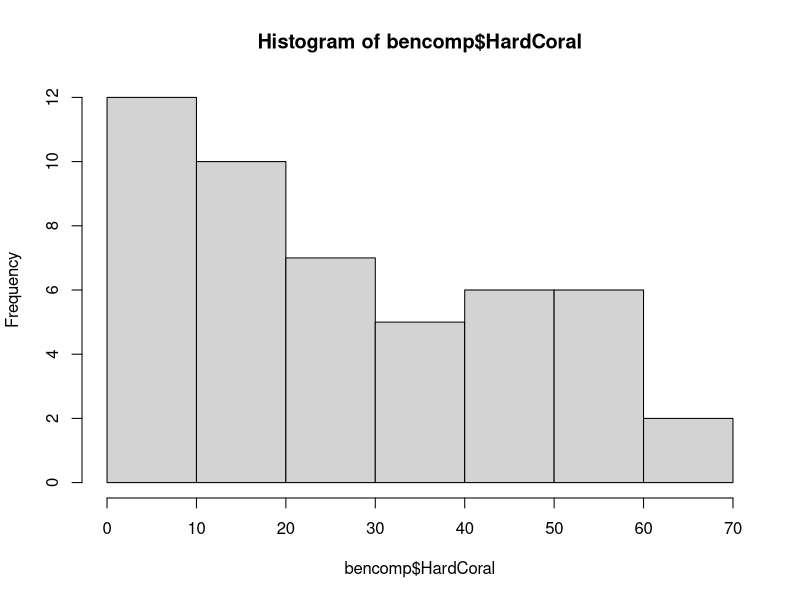
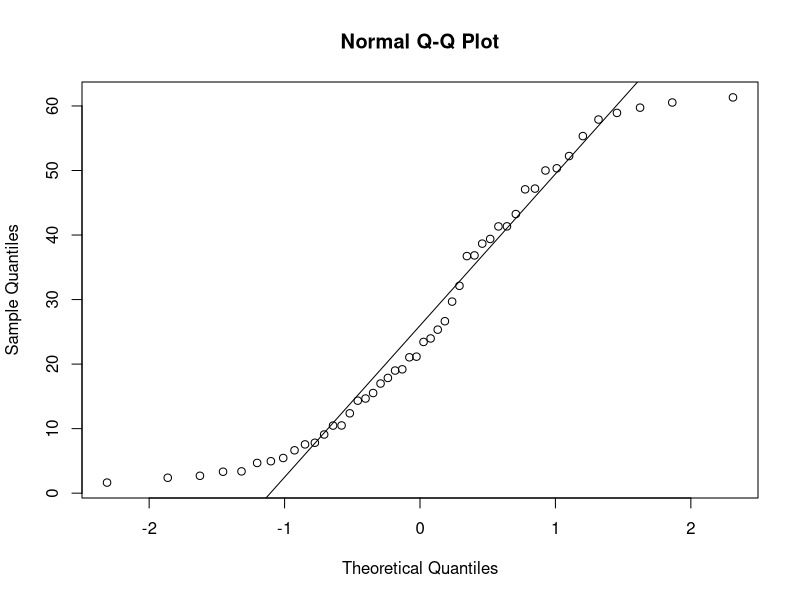
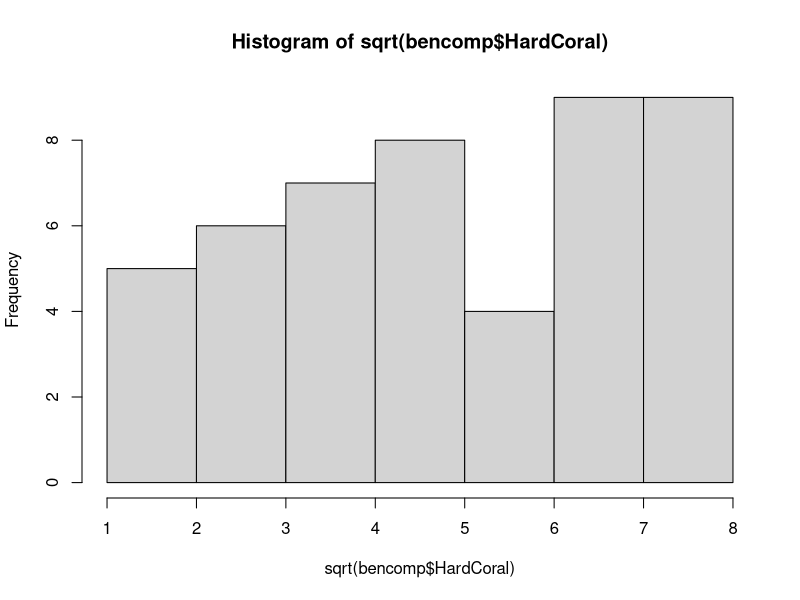
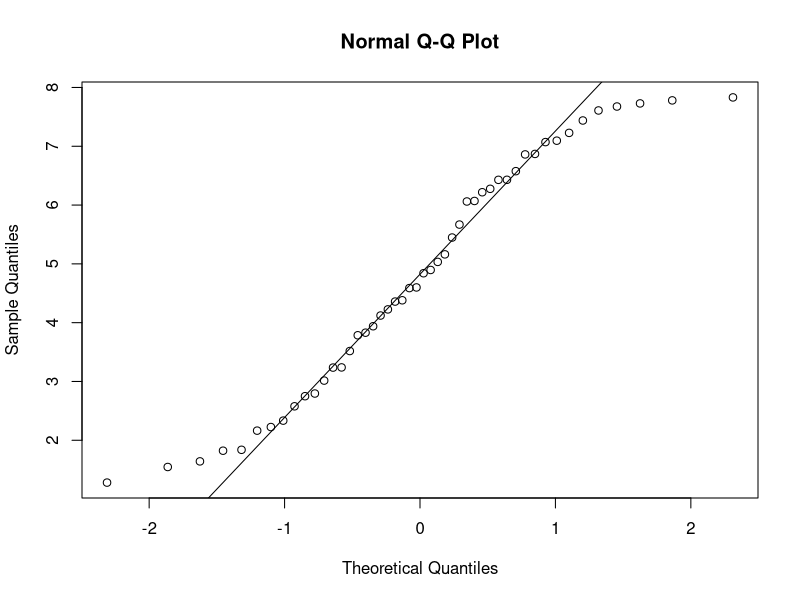
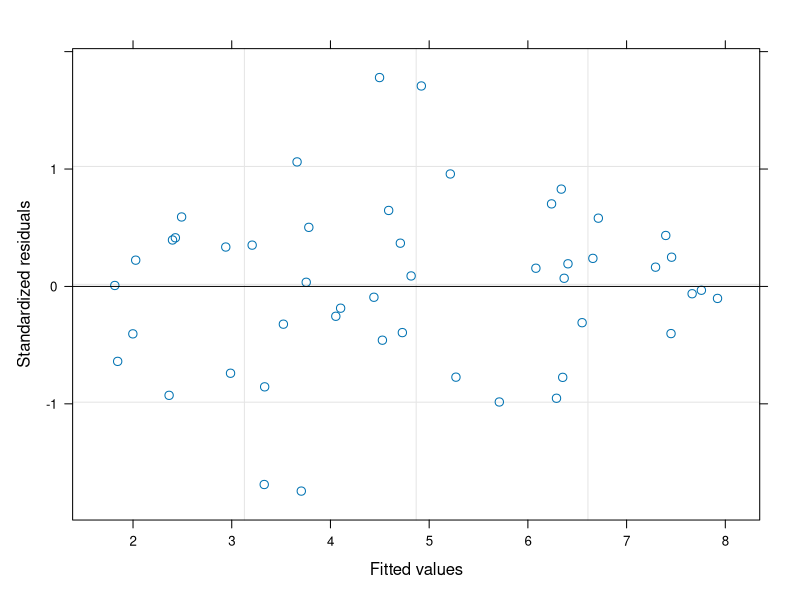

The R script that drew these images, in order: (Note: this script raises an error after producing the figures.)
## ---- chunk 1
knitr::opts_chunk$set(echo = TRUE)
## ---- chunk 2
library(here)
bencomp <- read.csv(here::here('data/bencomp-transect-20152017.csv'))

# change variables to factors
bencomp$Year <- as.factor(bencomp$Year)
bencomp$Site2 <- as.factor(bencomp$Site2)
bencomp$Depth <- as.factor(bencomp$Depth)
head(bencomp)
## ---- chunk 3
hist(bencomp$HardCoral)
qqnorm(bencomp$HardCoral)
qqline(bencomp$HardCoral)
library(car)
leveneTest(HardCoral ~ Year * Site2 * Depth, data = bencomp)

hist(sqrt(bencomp$HardCoral))
qqnorm(sqrt(bencomp$HardCoral))
qqline(sqrt(bencomp$HardCoral))
leveneTest(sqrt(HardCoral) ~ Year * Site2 * Depth, data = bencomp)
## ---- chunk 4
library(nlme)
cor.lme <- lme(sqrt(HardCoral) ~ Site2 * Depth * Year, random = ~1|num_id, data = bencomp, na.action = na.exclude)
cor.lme
summary(cor.lme)
plot(cor.lme)
Anova(cor.lme) # car package

library(emmeans)
tuk.cor <- emmeans(cor.lme, list(pairwise ~ Site2:Depth:Year), adjust = "tukey")
pair.cor <- as.data.frame(tuk.cor$`pairwise differences of Site2, Depth, Year`)
sig.pair.cor <- pair.cor[which(pair.cor$p.value < 0.05),]
sig.pair.cor
## ---- chunk 5
## summarized by coral site depth year
library(tidyr)
library(dplyr)
coral.ave <- bencomp
   group_by(Site2, Depth, Year) %>% 
   dplyr::summarize(corave = mean(HardCoral),
                    corSE = sd(HardCoral)/sqrt(n()))
   
library(ggpubr) 
ggboxplot(
  ACRtab, x = "Site", y = "tottab", facet.by = 'Depth',
  color = "Year", palette = "jco"
  )

# site and depth average across years
bencomp %>% 
   group_by(Site2, Depth) %>% 
   dplyr::summarize(corave = mean(HardCoral),
                    corSE = sd(HardCoral)/sqrt(n()))
## ---- chunk 6
library(dplyr)
bencomp_long <- bencomp %>% 
   pivot_longer(CCA:Turf, names_to = 'Major.Category', values_to = 'Percent') %>% 
   group_by(Year, Site2, Depth, Major.Category) %>% 
   dplyr::summarize(ave = mean(Percent))

## ---- chunk 7
bencomp_long$Major.Category <- as.factor(bencomp_long$Major.Category)
levels(bencomp_long$Major.Category)
bencomp_long$Major.Category <- relevel(bencomp_long$Major.Category, ref = "HardCoral")
bencomp$Depth <- relevel(bencomp$Depth, ref = "5m")
head(bencomp_long)

library(ggplot2)
ggplot(bencomp_long, aes(x=Year,y = ave, fill= factor(Major.Category,
                                        levels = c("Turf", "Substrate.Sand", "SoftCoral",
                                                   "Macroalgae", "Invert", "CCA",
                                                   "HardCoral")))) + 
   geom_bar( position="stack", stat="identity") +   facet_grid(Depth~Site2,
            switch = "x") +
   labs(title = "Benthic Composition", x = "Site and Year", y = "Percent") +
      theme_classic() +
   #theme(plot.title = element_text("sans", "bold",color = "black", 25)) +
   theme(panel.border = element_blank(), panel.grid.major = element_blank(), panel.grid.minor = element_blank(),
         panel.background = element_blank(),
         text = element_text(size = 16)) +
   scale_fill_discrete(name="Benthic Category")

ggsave(here::here('figures/TL2015-2017_bencomp_bargraph.pdf'),
       height = 4, width = 7)
